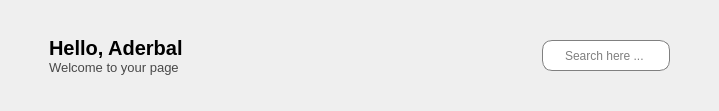
        <widget class="QWidget" name="header_widget_top" native="true">
         <property name="styleSheet">
          <string notr="true"/>
         </property>
         <layout class="QHBoxLayout" name="horizontalLayout_5">
          <item>
           <layout class="QHBoxLayout" name="horizontalLayout_hello">
            <item>
             <widget class="QPushButton" name="pushButton">
              <property name="styleSheet">
               <string notr="true">border: none;</string>
              </property>
              <property name="text">
               <string/>
              </property>
              <property name="icon">
               <iconset resource="resources.qrc">
                <normaloff>:/newPrefix/icons/menu.png</normaloff>:/newPrefix/icons/menu.png</iconset>
              </property>
              <property name="iconSize">
               <size>
                <width>29</width>
                <height>35</height>
               </size>
              </property>
              <property name="checkable">
               <bool>true</bool>
              </property>
             </widget>
            </item>
            <item>
             <layout class="QVBoxLayout" name="verticalLayout_10">
              <property name="spacing">
               <number>0</number>
              </property>
              <property name="topMargin">
               <number>25</number>
              </property>
              <property name="bottomMargin">
               <number>25</number>
              </property>
              <item>
               <widget class="QLabel" name="label">
                <property name="font">
                 <font>
                  <pointsize>15</pointsize>
                  <bold>true</bold>
                 </font>
                </property>
                <property name="text">
                 <string>Hello, Aderbal</string>
                </property>
               </widget>
              </item>
              <item>
               <widget class="QLabel" name="label_5">
                <property name="font">
                 <font>
                  <pointsize>10</pointsize>
                 </font>
                </property>
                <property name="styleSheet">
                 <string notr="true">color: rgb(72, 72, 72);</string>
                </property>
                <property name="text">
                 <string>Welcome to your page</string>
                </property>
               </widget>
              </item>
             </layout>
            </item>
           </layout>
          </item>
          <item>
           <spacer name="horizontalSpacer_3">
            <property name="orientation">
             <enum>Qt::Orientation::Horizontal</enum>
            </property>
            <property name="sizeHint" stdset="0">
             <size>
              <width>353</width>
              <height>20</height>
             </size>
            </property>
           </spacer>
          </item>
          <item>
           <layout class="QHBoxLayout" name="horizontalLayout_3">
            <property name="rightMargin">
             <number>25</number>
            </property>
            <item>
             <widget class="QLineEdit" name="lineEdit">
              <property name="minimumSize">
               <size>
                <width>0</width>
                <height>31</height>
               </size>
              </property>
              <property name="maximumSize">
               <size>
                <width>16777215</width>
                <height>31</height>
               </size>
              </property>
              <property name="styleSheet">
               <string notr="true">QLineEdit {
	padding-left: 20px;
	border: 1px solid gray;
	border-radius: 10px;
}</string>
              </property>
              <property name="placeholderText">
               <string>Search here ...</string>
              </property>
             </widget>
            </item>
            <item>
             <widget class="QLabel" name="label_6">
              <property name="maximumSize">
               <size>
                <width>40</width>
                <height>40</height>
               </size>
              </property>
              <property name="layoutDirection">
               <enum>Qt::LayoutDirection::LeftToRight</enum>
              </property>
              <property name="text">
               <string/>
              </property>
              <property name="pixmap">
               <pixmap resource="resources.qrc">:/newPrefix/icons/profile.png</pixmap>
              </property>
              <property name="scaledContents">
               <bool>true</bool>
              </property>
             </widget>
            </item>
           </layout>
          </item>
         </layout>
        </widget>
